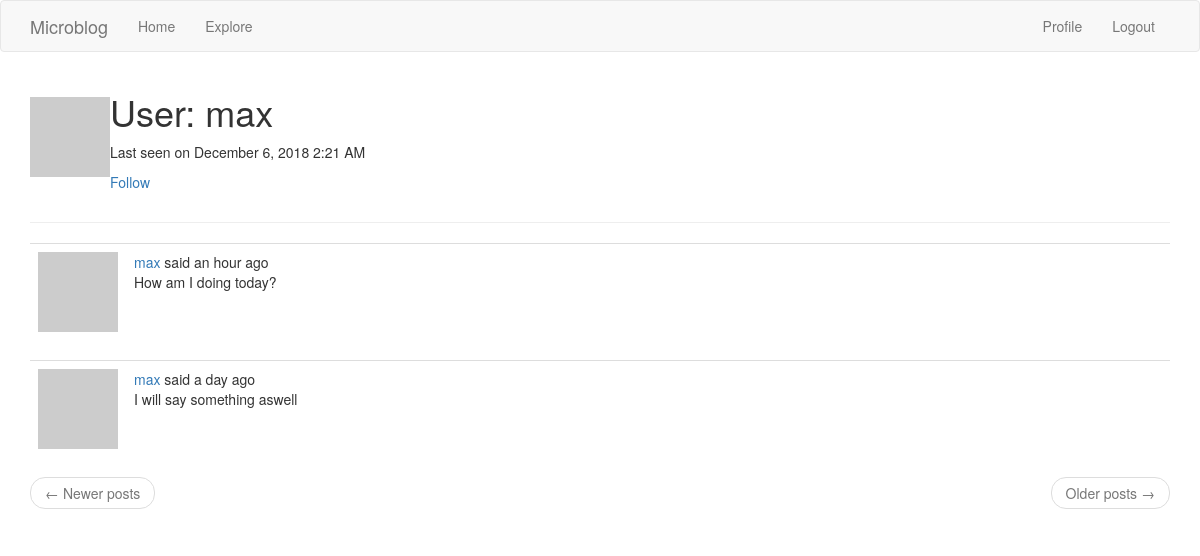
The app's page /user/max (signed in) with its own data.
### app/models.py (models this page shows, shortened)
class User(UserMixin, db.Model):
    id = db.Column(db.Integer, primary_key=True)
    username = db.Column(db.String(64), unique=True, index=True)
    email = db.Column(db.String(128), unique=True, index=True)
    password_hash = db.Column(db.String(128))
    posts = db.relationship('Post', backref='author', lazy='dynamic')
    about_me = db.Column(db.String(140))
    last_seen = db.Column(db.DateTime, default=datetime.utcnow)
    followed = db.relationship(
        'User', secondary=followers,
        primaryjoin=(followers.c.follower_id == id),
        secondaryjoin=(followers.c.followed_id == id),
        backref=db.backref('followers', lazy='dynamic'), lazy='dynamic')
    def avatar(self, size):
        digest = md5(self.email.lower().encode('utf-8')).hexdigest()
        return 'https://www.gravatar.com/avatar/{}?d=identicon&s={}'.format(digest, size)
    def is_following(self, user):
        return self.followed.filter(
            followers.c.followed_id == user.id).count() > 0

class Post(db.Model):
    id = db.Column(db.Integer, primary_key=True)
    body = db.Column(db.String(140))
    timestamp = db.Column(db.DateTime, index=True, default=datetime.utcnow)
    user_id = db.Column(db.Integer, db.ForeignKey('user.id'))

### app/routes.py (the view)
@app.route('/user/<username>')
@login_required
def user(username):
    user = User.query.filter_by(username=username).first_or_404()
    page = request.args.get('page', 1, type=int)
    posts = user.posts.order_by(Post.timestamp.desc()).paginate(
        page, app.config['POSTS_PER_PAGE'], False)
    next_url = url_for('user', username=user.username, page=posts.next_num) \
        if posts.has_next else None
    prev_url = url_for('user', username=user.username, page=posts.prev_num) \
        if posts.has_prev else None
    return render_template('user.html', user=user, posts=posts.items,
                           next_url=next_url, prev_url=prev_url)

### app/models.py (called while the page is built)
@login.user_loader
def load_user(id):
    return User.query.get(int(id))

### app/routes.py (called while the page is built)
@app.before_request
def before_request():
    if current_user.is_authenticated:
        current_user.last_seen = datetime.utcnow()
        db.session.commit()

### app/templates/user.html (shortened to what this page needs)
{% extends 'base.html' %}
{% block app_content %}
    <table>
        <tr align="top">
            <td><img src="{{ user.avatar(128) }}" alt=""></td>
            <td>
                <h1>User: {{ user.username }}</h1>
                {% if user.last_seen %}
                    <p>Last seen on {{ moment(user.last_seen).format('LLL') }}</p>
                {% endif %}
                {% if user == current_user %}
                    <p><a href="{{ url_for('edit_profile') }}">Edit your profile</a></p>
                {% elif not current_user.is_following(user) %}
                    <p><a href="{{ url_for('follow', username=user.username) }}">Follow</a></p>
                {% else %}
                    <p><a href="{{ url_for('unfollow', username=user.username) }}">Unfollow</a></p>
                {% endif %}
            </td>
        </tr>
    </table>
    <hr>
    {% for post in posts %}
        {% include '_post.html' %}
    {% endfor %}
    <nav aria-label="...">
        <ul class="pager">
            <li class="previous{% if not prev_url %} disabled{% endif %}">
                <a href="{{ prev_url or '#' }}">
                    <span aria-hidden="true">&larr;</span> Newer posts
                </a>
            </li>
            <li class="next{% if not next_url %} disabled{% endif %}">
                <a href="{{ next_url or '#' }}">
                    Older posts <span aria-hidden="true">&rarr;</span>
                </a>
            </li>
        </ul>
    </nav>
{% endblock %}

### app/templates/_post.html
<table class="table table-hover">
    <tr>
        <td width="70px">
            <a href="{{ url_for('user', username=post.author.username) }}">
                <img src="{{ post.author.avatar(70) }}"/>
            </a>
        </td>
        <td>
            <a href="{{ url_for('user', username=post.author.username) }}">
                {{ post.author.username }}
            </a>
            said {{ moment(post.timestamp).fromNow() }}
            <br>
            {{ post.body }}
        </td>
    </tr>
</table>

### records on screen
User: username "max", last_seen "December 6, 2018 2:21 AM"
Post: author.username "max", timestamp "an hour ago", body "How am I doing today?"
Post: author.username "max", timestamp "a day ago", body "I will say something aswell"
